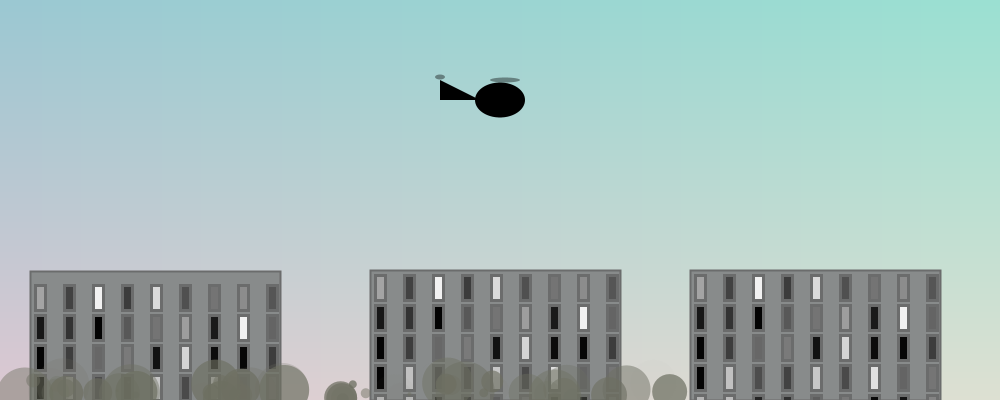
Frame 1 (no input)
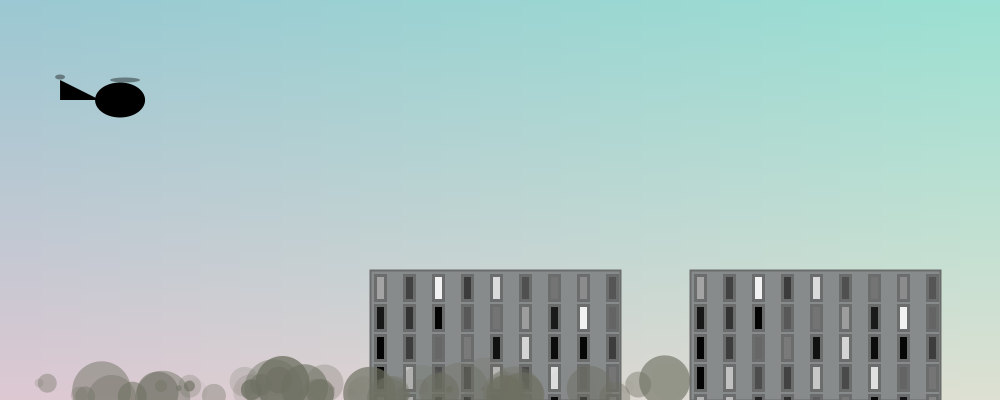
Frame 60 (the mouse pressed at the canvas centre just before this capture)
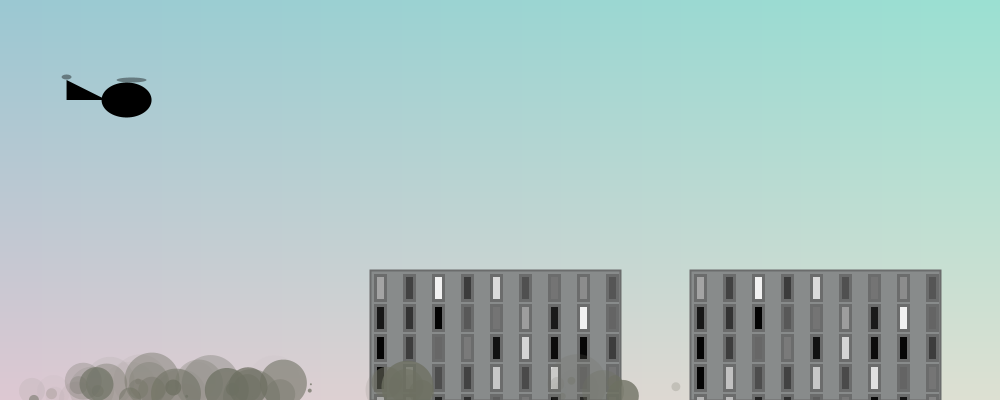
Frame 120 (the mouse held since frame 60 and released just before this capture)

The Processing sketch that drew these frames (run headless with seeded random() and noise(); from frame 60 on, the mouse is pressed at the canvas centre):

// Processing sketch: processing_134476
// ── processing_134476.pde

//Gustavo Benato Justen 11/03/2014
/*Carandiru Final de Gustavo Justen estÃ¡ licenciado com uma LicenÃ§a Creative Commons - AtribuiÃ§Ã£o-NÃ£oComercial 4.0 Internacional.*/

int a;
int b;
float x;
float y;
int demo = 0;

int [][] janelas;

void setup() {
  size(1000, 400);
  stroke(255);
  janelas=new int[10][9];
  
  for (int i=0; i<10; i++)
    for (int j=0; j<9; j++)
      janelas[i][j]=floor(random(0, 255));
      
  a = height/2;
  b = height/2;
  //variÃ¡veis helicÃ³ptero
  x = width/2;
  y = height/2;
}
void draw() {

  //cÃ©u
  noStroke();
  fill(100);
  for (int i = 0; i<width; i+=3)
  {
    for (int j = 0; j<height; j+=3)
    {
      fill(155 +j/6, 200 +i/40, 210);
      rect(i, j, 20, 20);
    }
  }

  //prÃ©dios demolidos
  switch(demo) {
  case 0:
    if (demo==0) {
      a++;
    };

    fill (136, 139, 139);
    stroke (107, 108, 108);
    strokeWeight (2);
    rect (30, a+70, 250, a);
    rect (370, 270, 250, 130);
    a = a + 4;
    break;
  case 1:
    if (demo==1) {
      a++;
    };

    fill (136, 139, 139);
    stroke (107, 108, 108);
    strokeWeight (2);
    rect (30, a+70, 250, a);
    rect (370, b+70, 250, b);
    a = a + 4;
    b = b + 4;
    break;
  }
  //prÃ©dio intacto
  rect(690, 270, 250, 130);

  //Janelas
  switch(demo) {
  case 0:
    strokeWeight (3);
    for ( int j=0; j<9; j++)
      for ( int i=0; i<10; i++) {
        fill (janelas[i][j]);
        rect (35+j*29, a+80+i*30, 10, 25);
        rect (375+j*29, 275+i*30, 10, 25);
        rect (695+j*29, 275+i*30, 10, 25);
      }
    break;
  case 1:
    strokeWeight (3);
    for ( int j=0; j<9; j++)
      for ( int i=0; i<10; i++) {
        fill (random (100));
        rect (35+j*29, a+80+i*30, 10, 25);
        rect (375+j*29, b+80+i*30, 10, 25);
        rect (695+j*29, 275+i*30, 10, 25);
      }
    break;
  }
  //fumaÃ§a
  for (int b=0; b<60; b+=1) {
    noStroke ();
    fill(random(109, 0), random(111, 0), random(97, 0), random(200));
    ellipse(random(20, 680), random(380, 400), random(b, b), random(b, b));
  }
  heli();
}
void heli() {
  //helicÃ³ptero
  fill(0);
  ellipse (x, 100, 50, 35);
  triangle (x-60, 80, x-20, 100, x-60, 100);
  noStroke();
  fill(0, 0, 0, 100);
  if (floor(x)%2==0)
    ellipse (x+5, 80, 30, 5);
  else
    ellipse (x-5, 80, 30, 5);
  ellipse (x-60, 77, 10, 5);

  x = 320 + 200*sin (y);
  y = y + 0.1;
}

void mouseClicked() {
  if (mouseButton==LEFT) {
    demo = 0;
  }
  else {
    demo = 1;
  }
}

    
